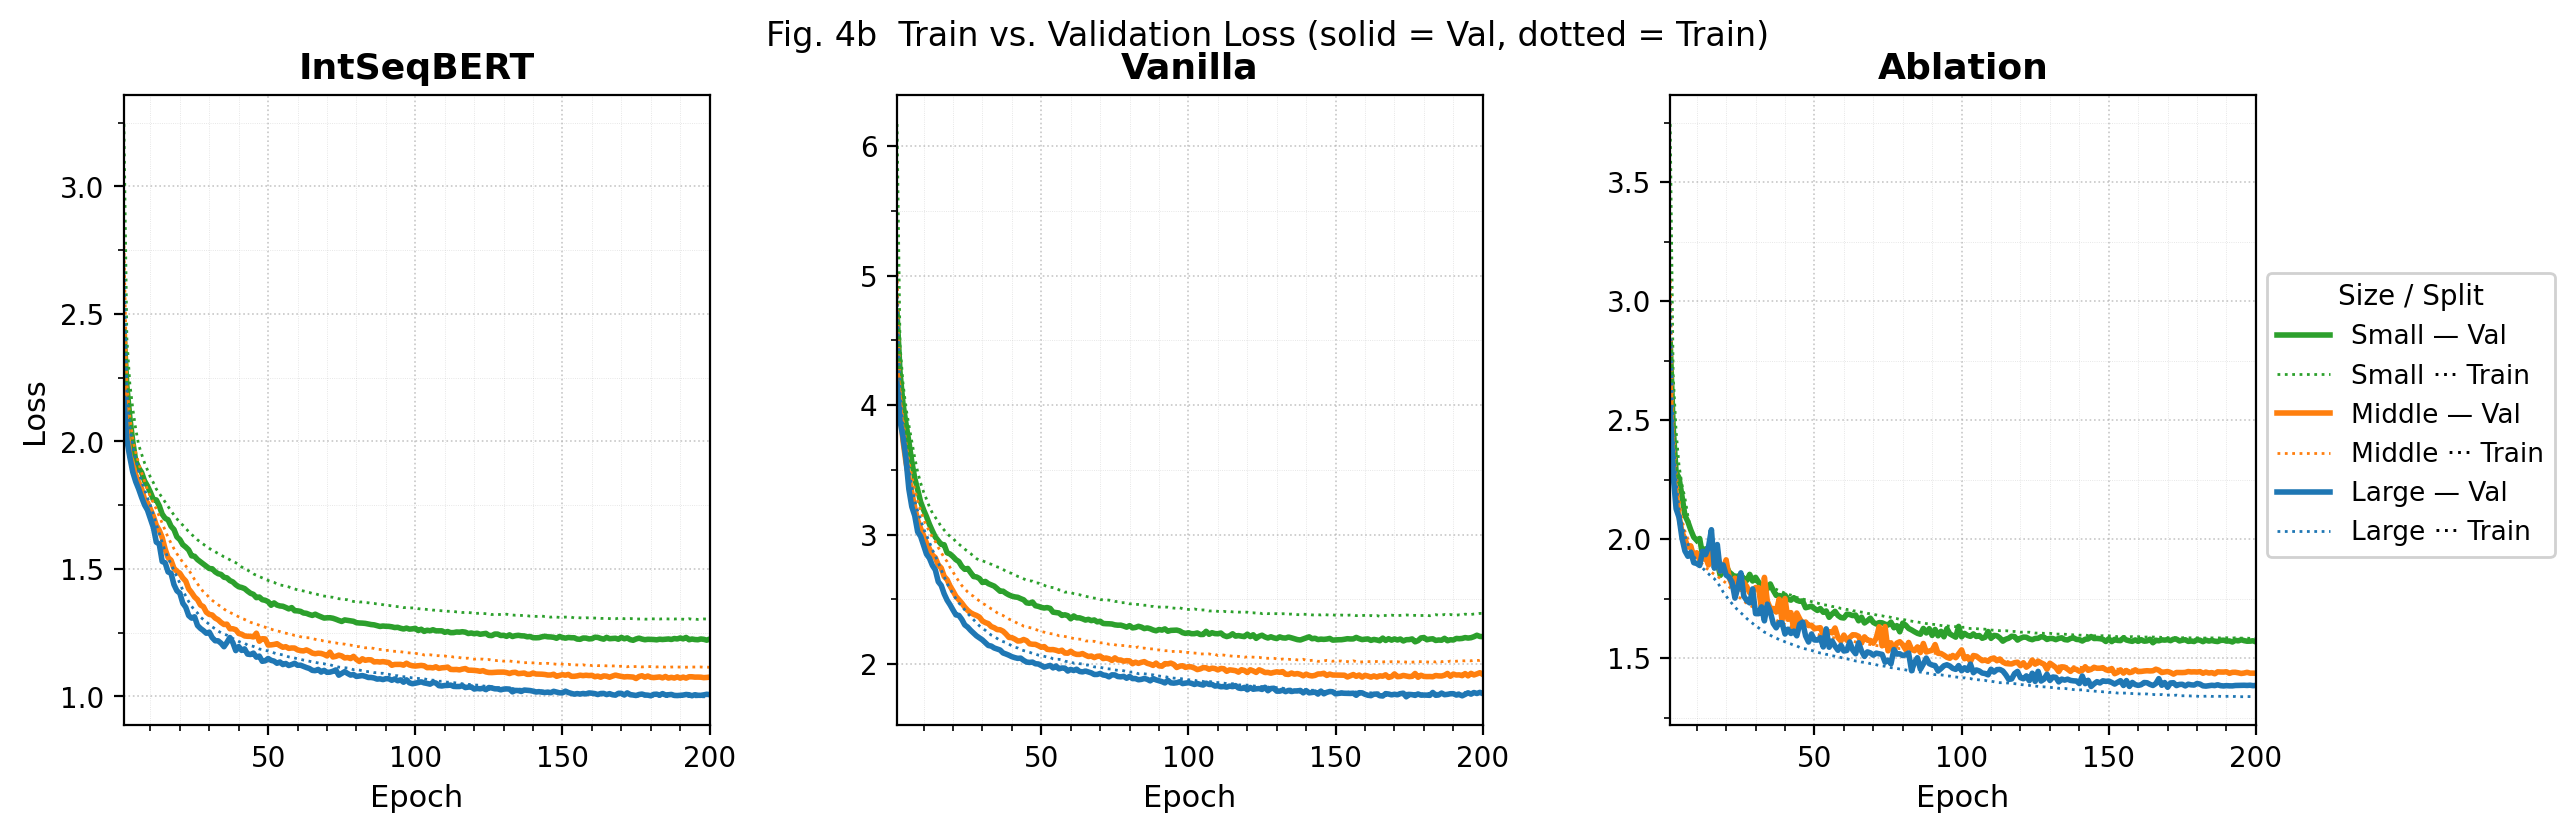

The script that saved this image:
"""
Fig.4b Train vs Val 学習曲線（過学習確認用）
CICM 2026 paper — Figure 4b

各パネル = モデルバリアント（IntSeqBERT / Vanilla / Ablation）
各パネル内 = Small / Middle / Large の Train（細点線）+ Val（太実線）

出力: experiment/cicm2026/fig4b_train_val_curves.pdf
      experiment/cicm2026/fig4b_train_val_curves.png

データソース: checkpoints/{size}_std/{model}/history.csv
"""

from pathlib import Path
import pandas as pd
import matplotlib
matplotlib.use("Agg")
import matplotlib.pyplot as plt
import matplotlib.ticker as ticker

# ── パス設定 ──────────────────────────────────────────────────────────────
REPO_ROOT = Path(__file__).resolve().parents[2]
CHECKPOINT_ROOT = REPO_ROOT / "checkpoints"
OUT_DIR = Path(__file__).resolve().parent

MODELS  = ["intseq", "vanilla", "ablation"]
LABELS  = {"intseq": "IntSeqBERT", "vanilla": "Vanilla", "ablation": "Ablation"}

SIZES    = ["Small", "Middle", "Large"]
SIZE_DIR = {"Small": "small_std", "Middle": "middle_std", "Large": "large_std"}
# サイズ別カラー（識別しやすい3色）
SIZE_COLORS = {"Small": "#2ca02c", "Middle": "#ff7f0e", "Large": "#1f77b4"}

def load_history(size_key: str, model: str) -> pd.DataFrame:
    path = CHECKPOINT_ROOT / SIZE_DIR[size_key] / model / "history.csv"
    df = pd.read_csv(path, usecols=["epoch", "train_loss", "val_loss"])
    return df.sort_values("epoch")

# ── プロット ──────────────────────────────────────────────────────────────
fig, axes = plt.subplots(1, 3, figsize=(13, 4.2), sharey=False)
fig.subplots_adjust(left=0.06, right=0.88, top=0.88, bottom=0.13, wspace=0.32)

for ax, model in zip(axes, MODELS):
    for size in SIZES:
        df = load_history(size, model)
        c = SIZE_COLORS[size]
        # Val Loss: 太実線
        ax.plot(df["epoch"], df["val_loss"],
                color=c, linestyle="-", linewidth=2.0,
                label=f"{size} Val")
        # Train Loss: 細点線
        ax.plot(df["epoch"], df["train_loss"],
                color=c, linestyle=":", linewidth=1.0,
                label=f"{size} Train")

    ax.set_title(LABELS[model], fontsize=13, fontweight="bold")
    ax.set_xlabel("Epoch", fontsize=11)
    ax.set_xlim(1, 200)
    ax.xaxis.set_major_locator(ticker.MultipleLocator(50))
    ax.xaxis.set_minor_locator(ticker.MultipleLocator(10))
    ax.yaxis.set_minor_locator(ticker.AutoMinorLocator(2))
    ax.grid(which="major", linestyle=":", linewidth=0.6, alpha=0.7)
    ax.grid(which="minor", linestyle=":", linewidth=0.3, alpha=0.4)

axes[0].set_ylabel("Loss", fontsize=11)

# ── 凡例（図の右外に配置）────────────────────────────────────────────────
# IntSeqBERT パネルのハンドルを再利用して右外に凡例を出す
handles, raw_labels = axes[0].get_legend_handles_labels()

# カスタム凡例アイテムを構築
from matplotlib.lines import Line2D
legend_items = []
for size in SIZES:
    c = SIZE_COLORS[size]
    legend_items.append(
        Line2D([0], [0], color=c, linewidth=2.0, linestyle="-", label=f"{size} — Val")
    )
    legend_items.append(
        Line2D([0], [0], color=c, linewidth=1.0, linestyle=":", label=f"{size} ··· Train")
    )

fig.legend(
    handles=legend_items,
    loc="center right",
    bbox_to_anchor=(1.0, 0.5),
    fontsize=9.5,
    framealpha=0.9,
    title="Size / Split",
    title_fontsize=10,
)

fig.suptitle(
    "Fig. 4b  Train vs. Validation Loss (solid = Val, dotted = Train)",
    fontsize=12, y=0.97,
)

# ── 保存 ──────────────────────────────────────────────────────────────────
for ext in ("pdf", "png"):
    out_path = OUT_DIR / f"fig4b_train_val_curves.{ext}"
    fig.savefig(out_path, dpi=200, bbox_inches="tight")
    print(f"Saved: {out_path}")

plt.close(fig)
